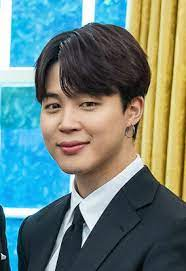
#> input picture example/webcam/faces/Jimin.jfif, 186 x 271 px; its folder holds only this picture in this run
$ python -i multi_face0.py   (imports and definitions only)
#> lines starting #> are read from the running program, lines starting #| are printed output that depends on the picture; after the words box and inside, x2 and y2 are one past the last pixel; in counts of white or black regions, pixels touching at a corner belong together
#> further down, picture is the input picture: shape (271, 186, 3); mean B, G, R 124.7, 130.2, 105.5
import cv2
import os, sys
import numpy as np
import math
import glob
import time
import face_recognition as fr

MIN_CONTOUR_AREA = 4000

image_path = r'/home/hyeun/face_img/*.png'

# [26 lines left out: function gstreamer_pipeline, not called in this run]

def color_recognition(frame) :
    hsv = cv2.cvtColor(frame, cv2.COLOR_BGR2HSV)
#> hsv: shape (271, 186, 3); mean H, S, V 73.8, 116.2, 153.1

    lower_red = np.array([170, 70, 50])
    upper_red = np.array([180, 255, 255])
    # [8 lines of commented-out code are left out]

    lower_White = np.array([0,0,200], dtype=np.uint8)
    upper_White = np.array([180,255,255], dtype=np.uint8)

    lower_green = np.array([35, 100, 100])
    upper_green = np.array([85, 255, 255])

    lower_blue = np.array([100, 150, 50])
    upper_blue = np.array([140, 255, 255])

    mask_red = cv2.inRange(hsv, lower_red, upper_red)
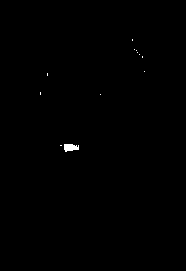
#> mask_red: shape (271, 186); 0.22% white; 12 white regions (11 under 20 px), largest, box (x1, y1, x2, y2) and area: (64, 144, 79, 152) 91
    mask_White = cv2.inRange(hsv, lower_White, upper_White)
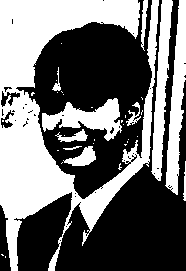
#> mask_White: shape (271, 186); 44.4% white; 36 white regions (25 under 20 px), largest, box (x1, y1, x2, y2) and area: (0, 0, 159, 271) 15810, (165, 0, 186, 195) 2078, (151, 0, 173, 181) 1805
    mask_green = cv2.inRange(hsv, lower_green, upper_green)
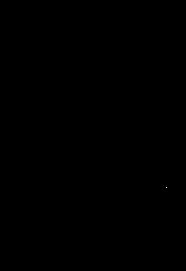
#> mask_green: shape (271, 186); 0% white in thin lines or dots, all inside (x1, y1, x2, y2) = (166, 187, 167, 188)
    mask_blue = cv2.inRange(hsv, lower_blue, upper_blue)
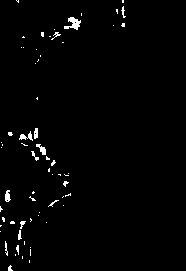
#> mask_blue: shape (271, 186); 1.6% white in thin lines or dots, all inside (x1, y1, x2, y2) = (0, 0, 126, 271)

    contours_red, _ = cv2.findContours(mask_red, cv2.RETR_EXTERNAL, cv2.CHAIN_APPROX_SIMPLE)
#> contours_red = 12 contours, 11 with area under 20; largest, box (x1, y1, x2, y2) and area: (64, 144, 79, 152) 70
    contours_White, _ = cv2.findContours(mask_White, cv2.RETR_EXTERNAL, cv2.CHAIN_APPROX_SIMPLE)
#> contours_White = 35 contours, 25 with area under 20; largest, box (x1, y1, x2, y2) and area: (0, 0, 159, 271) 15332, (165, 0, 186, 195) 1886, (151, 0, 173, 181) 1619, (42, 98, 122, 141) 1480, (63, 146, 96, 166) 298
    contours_green, _ = cv2.findContours(mask_green, cv2.RETR_EXTERNAL, cv2.CHAIN_APPROX_SIMPLE)
#> contours_green = [[[166, 187]]]
    contours_blue, _ = cv2.findContours(mask_blue, cv2.RETR_EXTERNAL, cv2.CHAIN_APPROX_SIMPLE)
#> contours_blue = 65 contours, 60 with area under 20; largest, box (x1, y1, x2, y2) and area: (64, 17, 81, 30) 86, (19, 131, 33, 141) 38, (36, 144, 46, 155) 37, (5, 190, 11, 202) 36, (34, 128, 38, 139) 26

    roi_red = None
    roi_White = None
    roi_green = None
    roi_blue = None

    #for cnt_red in contours_red :
    #    x_r, y_r, w_r, h_r = cv2.boundingRect(cnt_red) # 외곽선 경계 사각형 구함
    #    cv2.rectangle(frame, (x_r, y_r), (x_r + w_r, y_r + h_r), (0, 0, 255), 2) # w는 너비 h는 높이, 녹색, 두께
    #    roi_red = mask_red[y_r : y_r + h_r, x_r : x_r + w_r] # 해당 영역 이미지 잘라내고 확대`1`

    for cnt_red in contours_red:
        if cv2.contourArea(cnt_red) > MIN_CONTOUR_AREA:
            x_r, y_r, w_r, h_r = cv2.boundingRect(cnt_red)
            if abs(w_r - h_r) <= 5:
                cv2.rectangle(frame, (x_r, y_r), (x_r + w_r, y_r + h_r), (0, 0, 255), 2) # B G R
                roi_red = mask_red[y_r : y_r + h_r, x_r : x_r + w_r]
#> this loop made 12 passes
#> cnt_red on passes 1, 3, 4, 5, 6, 7, 8, 9, 10, 11, 12: [[60, 145], [61, 145]], [[100, 94]], [[40, 92], [40, 94]], [[47, 73], [47, 75]], [[144, 71]], [[142, 56], [142, 57]], [[139, 54]], [[137, 52]], [[136, 50]], [[134, 49]], [[132, 39], [132, 40]]

    for cnt_White in contours_White :
        if cv2.contourArea(cnt_White) > MIN_CONTOUR_AREA:
            x_b, y_b, w_b, h_b = cv2.boundingRect(cnt_White)
            if abs(w_b - h_b) <= 5:
                cv2.rectangle(frame, (x_b, y_b), (x_b + w_b, y_b + h_b), (0, 255, 255), 2)
                roi_White = mask_White[y_b:y_b + h_b, x_b:x_b + w_b]
#> this loop made 35 passes
#> cnt_White on passes 1, 2, 4, 6, 9, 10, 11, 12, 13, 14, 15, 17: [[5, 256], [5, 257]], [[1, 254], [2, 255], [3, 255], [2, 254]], [[62, 162], [61, 163]], [[57, 150], [58, 150]], [[124, 144], [125, 145], [126, 144]], [[93, 143]], [[127, 141], [127, 142]], [[128, 139]], [[94, 139], [94, 140]], [[137, 136]], [[64, 135]], [[123, 124]]

    for cnt_green in contours_green :
        if cv2.contourArea(cnt_green) > MIN_CONTOUR_AREA:
            x_g, y_g, w_g, h_g = cv2.boundingRect(cnt_green)
            if abs(w_g - h_g) <= 5:
                cv2.rectangle(frame, (x_g, y_g), (x_g + w_g, y_g + h_g), (0, 255, 0), 2)
                roi_green = mask_green[y_g:y_g + h_g, x_g:x_g + w_g]
#> this loop made 1 pass

    for cnt_blue in contours_blue :
        if cv2.contourArea(cnt_blue) > MIN_CONTOUR_AREA:
            x_g, y_g, w_g, h_g = cv2.boundingRect(cnt_blue)
            if abs(w_g - h_g) <= 5:
                cv2.rectangle(frame, (x_g, y_g), (x_g + w_g, y_g + h_g), (255, 0, 0), 2)
                roi_blue = mask_blue[y_g:y_g + h_g, x_g:x_g + w_g]
#> this loop made 65 passes
#> cnt_blue on passes 2, 3, 4, 5, 6, 8, 10, 12, 13, 18, 19, 21: [[29, 260], [29, 262]], [[22, 256], [22, 258]], [[15, 254], [15, 255]], [[30, 249], [30, 255]], [[30, 247]], [[24, 241], [24, 244]], [[0, 231]], [[0, 225], [0, 226], [1, 225]], [[46, 222]], [[38, 215]], [[39, 212]], [[63, 205]]

    #remask_red = cv2.inRange(roi_red, lower_red,upper_red)
    #remask_White = cv2.inRange(roi_White, lower_White,upper_White)
    #remask_green = cv2.inRange(roi_green, lower_green,upper_green)

    red_pixels = cv2.countNonZero(roi_red)
#> red_pixels = 0
    White_pixels = cv2.countNonZero(roi_White)
#> White_pixels = 0
    green_pixels = cv2.countNonZero(roi_green)
#> green_pixels = 0
    blue_pixels = cv2.countNonZero(roi_blue)
#> blue_pixels = 0


    color = {"not found":red_pixels, "620a": White_pixels, "elevator": green_pixels, "610a": blue_pixels}
#> color = {'not found': 0, '620a': 0, 'elevator': 0, '610a': 0}
    loc_val = max(color, key = color.get, default= "*")
#> loc_val = 'not found'

    return frame, loc_val

""" def locate_value(r_pix, b_pix, g_pix) :
    color = {620:r_pix, 602: b_pix, 611: g_pix}
    loc_val = max(color, key = color.get) """

# [9 lines left out: function face_confidence, not called in this run]

class Facerecognition0:
    face_location = []
    face_encoding = []
    face_names0 = []
    known_face_encoding = []
    known_face_names0 = []
    process_current_frame = True

    def __init__(self, callback=None):
        self.encode_faces()

    # [69 lines left out: functions encode_faces, video, not called in this run]


""" if __name__ == "__main__":
    run = Facerecognition()
    for names in run.video() :
        print(names) """

>>> import cv2
>>> picture = cv2.imread('../example/webcam/faces/Jimin.jfif')
>>> result = color_recognition(picture)

$ run again, on example/webcam/faces/Tae Hyung.jfif
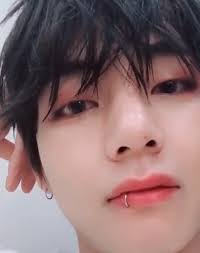
#> input picture example/webcam/faces/Tae Hyung.jfif, 200 x 253 px
#> picture is the input picture: shape (253, 200, 3); mean B, G, R 111.5, 110.1, 137.7
#> hsv: shape (253, 200, 3); mean H, S, V 79.2, 64, 140.8
#> in color_recognition, `mask_red = cv2.inRange(hsv, lower_red, upper_red)`:
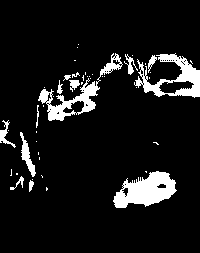
#> mask_red: shape (253, 200); 9.2% white; 47 white regions (33 under 20 px), largest, box (x1, y1, x2, y2) and area: (113, 171, 177, 208) 1419, (134, 53, 200, 98) 1163, (38, 53, 123, 121) 1138
#> in color_recognition, `mask_White = cv2.inRange(hsv, lower_White, upper_White)`:
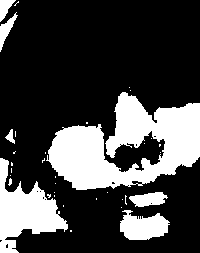
#> mask_White: shape (253, 200); 26.4% white; 35 white regions (27 under 20 px)
#> mask_green: shape (253, 200); every value is 0
#> contours_red = 47 contours, 36 with area under 20; largest, box (x1, y1, x2, y2) and area: (113, 171, 177, 208) 1378, (134, 53, 200, 98) 1299, (38, 53, 123, 121) 1164, (20, 132, 36, 177) 201, (0, 120, 16, 148) 90
#> contours_White = 35 contours, 28 with area under 20; largest, box (x1, y1, x2, y2) and area: (46, 92, 200, 190) 8036, (0, 158, 68, 253) 2761, (120, 210, 170, 240) 950, (129, 192, 168, 207) 348, (0, 12, 18, 52) 200, (0, 0, 16, 22) 154, (5, 129, 15, 144) 54
#> contours_green = []
#> the loop in color_recognition, `for cnt_red in contours_red:` made 47 passes
#> cnt_red on passes 1, 3, 5, 6, 8, 9, 10, 11: [[46, 187], [46, 190], [47, 189], [47, 188]], [[32, 179]], [[41, 175], [42, 176], [42, 177], [42, 176]], [[16, 173], [16, 174], [17, 174], [17, 173]], [[145, 171], [146, 172], [146, 171]], [[11, 169], [11, 174], [10, 175], [11, 175]], [[39, 157], [39, 159]], [[38, 152], [38, 154]]
#> the loop in color_recognition, `for cnt_White in contours_White :` made 35 passes
#> (x_b, y_b, w_b, h_b) on pass 30: (46, 92, 154, 98)
#> red_pixels = 0
#> color = {'not found': 0, '620a': 0, 'elevator': 0, '610a': 0}
#> loc_val = 'not found'

$ run again, on example/webcam/faces/Joo hyung.png
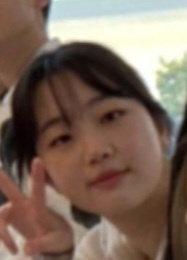
#> input picture example/webcam/faces/Joo hyung.png, 187 x 260 px
#> picture is the input picture: shape (260, 187, 3); mean B, G, R 91.1, 104.2, 124.1
#> hsv: shape (260, 187, 3); mean H, S, V 21.6, 90.4, 126
#> mask_red: shape (260, 187); 0.04% white in thin lines or dots, all inside (x1, y1, x2, y2) = (108, 110, 149, 180)
#> in color_recognition, `mask_White = cv2.inRange(hsv, lower_White, upper_White)`:
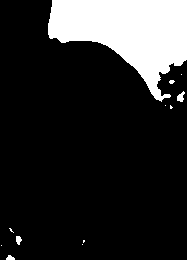
#> mask_White: shape (260, 187); 16.7% white; 12 white regions (8 under 20 px)
#> mask_green: shape (260, 187); every value is 0
#> contours_red = 2 contours, all with area under 20
#> contours_White = 12 contours, 8 with area under 20; largest, box (x1, y1, x2, y2) and area: (48, 0, 187, 102) 7752, (177, 91, 185, 102) 40, (16, 236, 22, 245) 28, (6, 255, 15, 260) 22
#> contours_green = []
#> the loop in color_recognition, `for cnt_red in contours_red:` made 2 passes
#> cnt_red on pass 2: [[148, 110]]
#> the loop in color_recognition, `for cnt_White in contours_White :` made 12 passes
#> (x_b, y_b, w_b, h_b) on pass 12: (48, 0, 139, 102)
#> red_pixels = 0
#> color = {'not found': 0, '620a': 0, 'elevator': 0, '610a': 0}
#> loc_val = 'not found'
